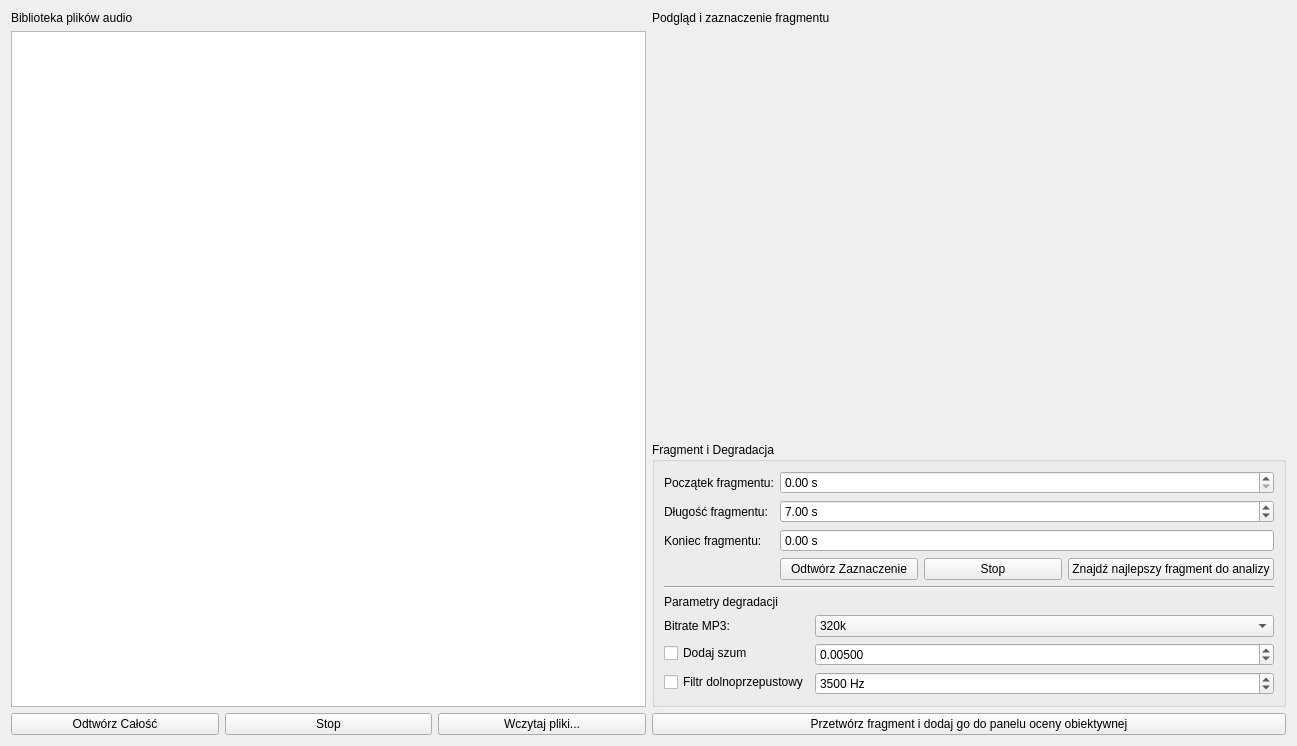
<?xml version="1.0" encoding="UTF-8"?>
<ui version="4.0">
 <class>Form</class>
 <widget class="QWidget" name="Form">
  <property name="geometry">
   <rect>
    <x>0</x>
    <y>0</y>
    <width>1297</width>
    <height>746</height>
   </rect>
  </property>
  <property name="windowTitle">
   <string>Form</string>
  </property>
  <layout class="QVBoxLayout" name="mainVerticalLayout">
   <item>
    <layout class="QHBoxLayout" name="mainHorizontalLayout">
     <item>
      <layout class="QVBoxLayout" name="leftColumnLayout">
       <item>
        <widget class="QLabel" name="label_3">
         <property name="text">
          <string>Biblioteka plików audio</string>
         </property>
        </widget>
       </item>
       <item>
        <widget class="QListWidget" name="media_list"/>
       </item>

       <item>
        <layout class="QHBoxLayout" name="leftButtonsLayout">
            <item>
                <widget class="QPushButton" name="btn_play_full">
                    <property name="text">
                        <string>Odtwórz Całość</string>
                    </property>
                </widget>
            </item>
            <item>
                <widget class="QPushButton" name="btn_stop_playback_left">
                    <property name="text">
                        <string>Stop</string>
                    </property>
                </widget>
            </item>
            <item>
                <widget class="QPushButton" name="btn_load_files">
                    <property name="text">
                        <string>Wczytaj pliki...</string>
                    </property>
                </widget>
            </item>
        </layout>
       </item>
      </layout>
     </item>

     <item>
      <layout class="QVBoxLayout" name="rightColumnLayout">
       <item>
        <widget class="QLabel" name="label">
         <property name="text">
          <string>Podgląd i zaznaczenie fragmentu</string>
         </property>
        </widget>
       </item>

       <item>
        <widget class="QWidget" name="waveform_container" native="true">
         <property name="sizePolicy">
          <sizepolicy hsizetype="Expanding" vsizetype="Expanding">
           <horstretch>0</horstretch>
           <verstretch>1</verstretch>
          </sizepolicy>
         </property>
        </widget>
       </item>

       <item>
        <widget class="QGroupBox" name="groupBox">
         <property name="title">
          <string>Fragment i Degradacja</string>
         </property>
         <layout class="QVBoxLayout" name="verticalLayout_2">

          <item>
           <layout class="QFormLayout" name="fragmentFormLayout">
            <item row="0" column="0">
             <widget class="QLabel" name="label_4">
              <property name="text">
               <string>Początek fragmentu:</string>
              </property>
             </widget>
            </item>
            <item row="0" column="1">
             <widget class="QDoubleSpinBox" name="spin_fragment_start">
              <property name="suffix">
               <string> s</string>
              </property>
              <property name="decimals">
               <number>2</number>
              </property>
             </widget>
            </item>
            <item row="1" column="0">
             <widget class="QLabel" name="label_5">
              <property name="text">
               <string>Długość fragmentu:</string>
              </property>
             </widget>
            </item>
            <item row="1" column="1">
             <widget class="QDoubleSpinBox" name="spin_fragment_duration">
              <property name="suffix">
               <string> s</string>
              </property>
              <property name="decimals">
               <number>2</number>
              </property>
              <property name="value">
               <double>7.00</double>
              </property>
             </widget>
            </item>
            <!-- NOWE POLE: Koniec fragmentu -->
            <item row="2" column="0">
             <widget class="QLabel" name="label_end">
              <property name="text">
               <string>Koniec fragmentu:</string>
              </property>
             </widget>
            </item>
            <item row="2" column="1">
             <widget class="QDoubleSpinBox" name="spin_fragment_end">
              <property name="readOnly">
               <bool>true</bool>
              </property>
              <property name="buttonSymbols">
               <enum>QAbstractSpinBox::NoButtons</enum>
              </property>
              <property name="suffix">
               <string> s</string>
              </property>
              <property name="decimals">
               <number>2</number>
              </property>
             </widget>
            </item>
            <item row="3" column="1">
             <layout class="QHBoxLayout" name="fragmentButtonsLayout">
                 <item>
                     <widget class="QPushButton" name="btn_play_selection">
                         <property name="text">
                             <string>Odtwórz Zaznaczenie</string>
                         </property>
                     </widget>
                 </item>
                 <item>
                     <widget class="QPushButton" name="btn_stop_playback_right">
                         <property name="text">
                             <string>Stop</string>
                         </property>
                     </widget>
                 </item>
                 <item>
                     <widget class="QPushButton" name="btn_find_best_fragment">
                         <property name="text">
                             <string>Znajdź najlepszy fragment do analizy</string>
                         </property>
                     </widget>
                 </item>
             </layout>
            </item>
           </layout>
          </item>

          <!-- POZIOMA LINIA ODDZIELAJĄCA -->
          <item>
           <widget class="QFrame" name="line">
            <property name="frameShape">
             <enum>QFrame::HLine</enum>
            </property>
            <property name="frameShadow">
             <enum>QFrame::Sunken</enum>
            </property>
           </widget>
          </item>

          <!-- SEKCJA PARAMETRÓW DEGRADACJI -->
          <item>
           <widget class="QLabel" name="label_7">
            <property name="text">
             <string>Parametry degradacji</string>
            </property>
           </widget>
          </item>

          <item>
           <layout class="QFormLayout" name="degradationFormLayout">
            <item row="0" column="0">
             <widget class="QLabel" name="label_6">
              <property name="text">
               <string>Bitrate MP3:</string>
              </property>
             </widget>
            </item>
            <item row="0" column="1">
             <widget class="QComboBox" name="combo_bitrate">
              <item><property name="text"><string>320k</string></property></item>
              <item><property name="text"><string>192k</string></property></item>
              <item><property name="text"><string>128k</string></property></item>
              <item><property name="text"><string>64k</string></property></item>
              <item><property name="text"><string>32k</string></property></item>
             </widget>
            </item>

            <item row="1" column="0">
             <widget class="QCheckBox" name="check_noise">
              <property name="text">
               <string>Dodaj szum</string>
              </property>
             </widget>
            </item>
            <item row="1" column="1">
             <widget class="QDoubleSpinBox" name="spin_noise_level">
              <property name="decimals">
               <number>5</number>
              </property>
              <property name="maximum">
               <double>0.01000</double>
              </property>
              <property name="singleStep">
               <double>0.00100</double>
              </property>
              <property name="value">
               <double>0.00500</double>
              </property>
             </widget>
            </item>

            <item row="2" column="0">
             <widget class="QCheckBox" name="check_filter">
              <property name="text">
               <string>Filtr dolnoprzepustowy</string>
              </property>
             </widget>
            </item>
            <item row="2" column="1">
             <widget class="QSpinBox" name="spin_filter_cutoff">
              <property name="suffix">
               <string> Hz</string>
              </property>
              <property name="minimum">
               <number>3000</number>
              </property>
              <property name="maximum">
               <number>15000</number>
              </property>
              <property name="singleStep">
               <number>100</number>
              </property>
              <property name="value">
               <number>3500</number>
              </property>
             </widget>
            </item>
           </layout>
          </item>
         </layout>
        </widget>
       </item>

       <item>
        <widget class="QPushButton" name="btn_process_and_add">
         <property name="text">
          <string>Przetwórz fragment i dodaj go do panelu oceny obiektywnej</string>
         </property>
        </widget>
       </item>
      </layout>
     </item>
    </layout>
   </item>
  </layout>
 </widget>
 <resources/>
 <connections/>
</ui>
